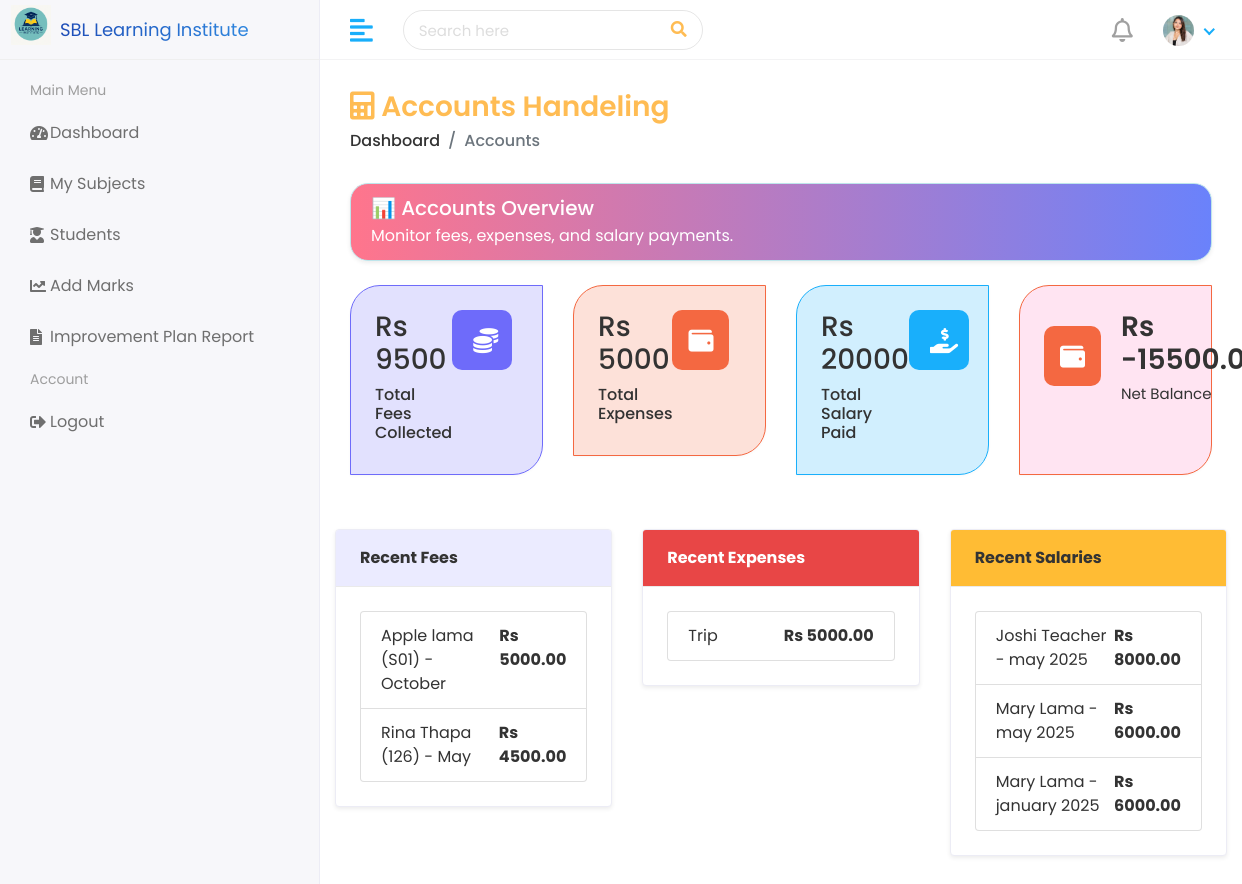
The page /accounts/ (signed in) on the database its author committed.
### accounts/models.py (models this page shows, shortened)
class Fee(models.Model):
    STATUS_CHOICES = [
        ("Paid", "Paid"),
        ("Pending", "Pending"),
    ]
    MONTH_CHOICES = [
        ("January", "January"),
        ("February", "February"),
        ("March", "March"),
        ("April", "April"),
        ("May", "May"),
        ("June", "June"),
        ("July", "July"),
        ("August", "August"),
        ("September", "September"),
        ("October", "October"),
        ("November", "November"),
        ("December", "December"),
    ]
    student = models.ForeignKey(Student, on_delete=models.CASCADE)
    month = models.CharField(max_length=20, choices=MONTH_CHOICES, default="January")
    total_amount = models.DecimalField(max_digits=10, decimal_places=2)
    amount_paid = models.DecimalField(max_digits=10, decimal_places=2)
    remaining = models.DecimalField(max_digits=10, decimal_places=2, default=0)
    status = models.CharField(
        max_length=20,
        choices=STATUS_CHOICES,
        default="Pending",
    )
    date_paid = models.DateField(auto_now_add=True)

class Expense(models.Model):
    title = models.CharField(max_length=100)
    category = models.CharField(max_length=100)
    amount = models.DecimalField(max_digits=10, decimal_places=2)
    date = models.DateField(auto_now_add=True)
    description = models.TextField(blank=True)

class Salary(models.Model):
    STATUS_CHOICES = (
        ("Paid", "Paid"),
        ("Pending", "Pending"),
    )
    teacher = models.ForeignKey(Teacher, on_delete=models.CASCADE)
    month = models.CharField(max_length=20)
    amount = models.DecimalField(max_digits=10, decimal_places=2)
    status = models.CharField(max_length=20, choices=STATUS_CHOICES)
    date_paid = models.DateField(auto_now_add=True)

### student/models.py (models this page shows, shortened)
class Student(models.Model):
    user = models.OneToOneField(
        settings.AUTH_USER_MODEL,
        on_delete=models.SET_NULL,
        null=True,
        blank=True
    )
    first_name = models.CharField(max_length=100)
    last_name = models.CharField(max_length=100)
    student_id = models.CharField(max_length=100, unique=True)
    gender = models.CharField(
        max_length=10,
        choices=[
            ('Male', 'Male'),
            ('Female', 'Female'),
            ('Other', 'Other'),
        ]
    )
    date_of_birth = models.DateField(null=True, blank=True)
    student_class = models.CharField(max_length=100)
    religion = models.CharField(max_length=50)
    joining_date = models.DateField(null=True, blank=True)
    mobile_number = models.CharField(max_length=10)
    student_image = models.ImageField(
        upload_to='student_images/',
        null=True,
        blank=True
    )
    parent = models.OneToOneField(
        Parent,
        on_delete=models.SET_NULL,
        null=True,
        blank=True
    )
    slug = models.SlugField(
        max_length=255,
        unique=True,
        null=True,
        blank=True
    )
    teacher = models.ForeignKey(
        'teacher.Teacher',
        on_delete=models.SET_NULL,
        null=True,
        blank=True,
        related_name='assigned_students'
    )
    def __str__(self):
        return f"{self.first_name} {self.last_name} ({self.student_id})"

### teacher/models.py (models this page shows, shortened)
class Teacher(models.Model):
    GENDER_CHOICES = [
        ('Male', 'Male'),
        ('Female', 'Female'),
        ('Others', 'Others'),
    ]
    user = models.OneToOneField(settings.AUTH_USER_MODEL, on_delete=models.CASCADE, null=True, blank=True,related_name='teacher_profile')
    first_name = models.CharField(max_length=100)
    last_name = models.CharField(max_length=100)
    teacher_id = models.CharField(max_length=50, unique=True)
    gender = models.CharField(max_length=10, choices=GENDER_CHOICES)
    date_of_birth = models.DateField(null=True, blank=True)
    qualification = models.CharField(max_length=150)
    experience = models.PositiveIntegerField(default=0)
    joining_date = models.DateField(null=True, blank=True)
    mobile_number = models.CharField(max_length=20)
    email = models.EmailField(max_length=100)
    teacher_image = models.ImageField(upload_to='teacher_images/', blank=True, null=True)
    slug = models.SlugField(unique=True, blank=True)
    def __str__(self):
        return f"{self.first_name} {self.last_name}"

### accounts/views.py (the view)
# urls.py: path('', views.accounts_dashboard, name='accounts_dashboard'),
@login_required
def accounts_dashboard(request):
    total_fees = Fee.objects.aggregate(total=Sum("amount_paid"))["total"] or 0
    total_expenses = Expense.objects.aggregate(total=Sum("amount"))["total"] or 0
    total_salary = Salary.objects.aggregate(total=Sum("amount"))["total"] or 0
    net_balance = total_fees - (total_expenses + total_salary)
    context = {
        "total_fees": total_fees,
        "total_expenses": total_expenses,
        "total_salary": total_salary,
        "net_balance": net_balance,
        "recent_fees": Fee.objects.order_by("-date_paid")[:5],
        "recent_expenses": Expense.objects.order_by("-date")[:5],
        "recent_salaries": Salary.objects.order_by("-date_paid")[:5],
    }
    return render(request, "accounts/dashboard.html", context)

### templates/accounts/dashboard.html
{% extends 'TMS/base.html' %}
{% load static %}
{% block content %}
<div class="page-wrapper">
  <div class="content container-fluid">
    <div class="page-header d-flex justify-content-between align-items-center">
      <div>
        <h3 class="page-title text-primary">
          <i class="fas fa-calculator"></i> Accounts Handeling
        </h3>
        <ul class="breadcrumb mb-0">
          <li class="breadcrumb-item"><a href="#">Dashboard</a></li>
          <li class="breadcrumb-item active">Accounts</li>
        </ul>
      </div>
    </div>
    <div class="alert alert-info shadow-sm mb-4"
         style="background:linear-gradient(90deg,#ff758c,#6a82fb);color:#fff;border-radius:18px;">
      <h5 class="mb-1">📊 Accounts Overview</h5>
      <p class="mb-0">Monitor fees, expenses, and salary payments.</p>
    </div>
    <div class="row">
      <div class="col-xl-3 col-sm-6">
        <div class="card bg-six w-100">
          <div class="card-body d-flex justify-content-between">
            <div><h3>Rs {{ total_fees }}</h3><h6>Total Fees Collected</h6></div>
            <div class="db-icon"><i class="fas fa-coins"></i></div>
          </div>
        </div>
      </div>
      <div class="col-xl-3 col-sm-6">
        <div class="card bg-nine w-100">
          <div class="card-body d-flex justify-content-between">
            <div><h3>Rs {{ total_expenses }}</h3><h6>Total Expenses</h6></div>
            <div class="db-icon"><i class="fas fa-wallet"></i></div>
          </div>
        </div>
      </div>
      <div class="col-xl-3 col-sm-6">
        <div class="card bg-eleven w-100">
          <div class="card-body d-flex justify-content-between">
            <div><h3>Rs {{ total_salary }}</h3><h6>Total Salary Paid</h6></div>
            <div class="db-icon"><i class="fas fa-hand-holding-usd"></i></div>
          </div>
        </div>
      </div>
      <div class="col-md-3 col-sm-6 col-12 d-flex">
        <div class="card bg-nine w-100" style="background:#ffe4f2;">
          <div class="card-body">
            <div class="db-widgets d-flex justify-content-between align-items-center">
              <div class="db-icon">
                <i class="fas fa-wallet"></i>
              </div>
              <div class="db-info">
                <h3>Rs {{ net_balance|floatformat:2 }}</h3>
                <h6>Net Balance</h6>
              </div>
            </div>
          </div>
        </div>
      </div>
    <div class="row mt-4">
      <div class="col-md-4">
        <div class="card shadow-sm">
          <div class="card-header bg-light text-black"><strong>Recent Fees</strong></div>
          <div class="card-body">
            <ul class="list-group">
              {% for fee in recent_fees %}
                <li class="list-group-item d-flex justify-content-between">
                  <span>{{ fee.student }} - {{ fee.month }}</span>
                  <strong>Rs {{ fee.amount_paid }}</strong>
                </li>
              {% empty %}
                <li class="list-group-item text-muted text-center">No recent records.</li>
              {% endfor %}
            </ul>
          </div>
        </div>
      </div>
      <div class="col-md-4">
        <div class="card shadow-sm">
          <div class="card-header bg-danger text-white"><strong>Recent Expenses</strong></div>
          <div class="card-body">
            <ul class="list-group">
              {% for exp in recent_expenses %}
                <li class="list-group-item d-flex justify-content-between">
                  <span>{{ exp.title }}</span>
                  <strong>Rs {{ exp.amount }}</strong>
                </li>
              {% empty %}
                <li class="list-group-item text-muted text-center">No expenses found.</li>
              {% endfor %}
            </ul>
          </div>
        </div>
      </div>
      <div class="col-md-4">
        <div class="card shadow-sm">
          <div class="card-header bg-warning"><strong>Recent Salaries</strong></div>
          <div class="card-body">
            <ul class="list-group">
              {% for sal in recent_salaries %}
                <li class="list-group-item d-flex justify-content-between">
                  <span>{{ sal.teacher }} - {{ sal.month }}</span>
                  <strong>Rs {{ sal.amount }}</strong>
                </li>
              {% empty %}
                <li class="list-group-item text-muted text-center">No salary records.</li>
              {% endfor %}
            </ul>
          </div>
        </div>
      </div>
    </div>
  </div>
</div>
{% endblock %}

### static/assets/css/style.css (style rules this page uses)
html { height: 100%; }
body { background-color: #fff; color: #333; font-family: 'Poppins', sans-serif; font-size: 1rem; height: 100%; line-height: 1.5; overflow-x: hidden; }
h1, h2, h3, h4, h5, h6 { font-family: 'Poppins', sans-serif; margin-top: 0; }
a { color: #009ce7; }
input, button, a { transition: all 0.4s ease; -moz-transition: all 0.4s ease; -o-transition: all 0.4s ease; -ms-transition: all 0.4s ease; -webkit-transition: all 0.4s ease; }
ul, ol { padding: 0px; list-style: none; }
.bg-light { background-color: #ebebff!important; }
.bg-warning, .badge-warning { background-color: #ffbc34 !important; }
.bg-danger, .badge-danger { background-color: #e84646 !important; }
.text-primary, .dropdown-menu > li > a.text-primary { color: #FFBC53 !important; }
.card { border: 1px solid #ececf5; box-shadow: 0 1px 3px 0 rgba(0, 0, 0, 0.03); margin-bottom: 1.875rem; }
.card-body { padding: 1.5rem; }
.card-header { border-bottom: 1px solid #e6e6e6; padding: 1rem 1.5rem; }
.card .card-header { background-color: #fff; border-bottom: 1px solid #eaeaea; }
.page-wrapper { margin-left: 320px; padding-top: 60px; position: relative; transition: all 0.4s ease; }
.page-wrapper > .content { padding: 1.875rem 1.875rem 0; }
.page-header { margin-bottom: 1.875rem; }
.page-header .breadcrumb { background-color: transparent; color: #6c757d; font-size: 1rem; font-weight: 500; margin-bottom: 0; padding: 0; }
.page-header .breadcrumb a { color: #333; }
.page-title { font-size: 28px; font-weight: 600; color: #333; margin-bottom: 5px; }
.db-icon { font-size: 25px; width: 60px; height: 60px; padding: 13px 21px; border-radius: 10px; color: #fff; margin-right: 20px; }
.db-info h3 { font-size: 28px; font-weight: 600; color: #333333; }
.db-info h6 { margin: 0px; font-weight: 400; font-size: 15px; color: #333333; }
.bg-six { background-color: rgb(110 107 250 / 0.2); border-color: #6e6bfa; border-radius: 30px 0px; }
.bg-nine { background-color: rgb(244 104 65 / 0.2); border-color: #f46841; border-radius: 30px 0px; }
.bg-eleven { background-color: rgb(25 175 251 / 0.2); border-color: #19affb; border-radius: 30px 0px; }
.bg-six .db-icon { background-color: #6e6bfa; }
.bg-nine .db-icon { background-color: #f46841; padding: 13px 16px; }
.bg-eleven .db-icon { background-color: #19affb; padding: 13px 21px; }

### rows shown on the page
Fee: student "Apple lama (S01)", month "October", amount_paid "5000.00"
Fee: student "Rina Thapa (126)", month "May", amount_paid "4500.00"
Expense: title "Trip", amount "5000.00"
Salary: teacher "Joshi Teacher", month "may 2025", amount "8000.00"
Salary: teacher "Mary Lama", month "may 2025", amount "6000.00"
Salary: teacher "Mary Lama", month "january 2025", amount "6000.00"

### other values the page prints
{{ total_fees }} "9500"
{{ total_expenses }} "5000"
{{ total_salary }} "20000"
